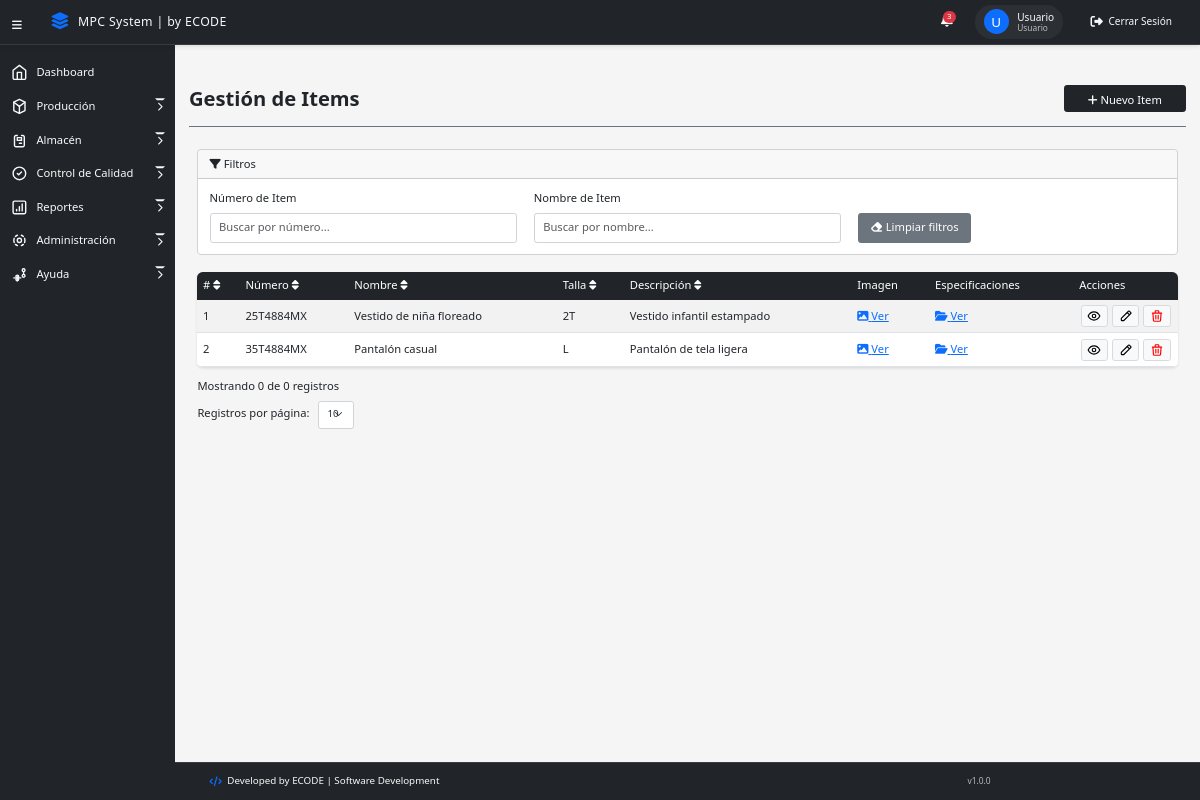
/views/items.php (signed in), run on an earlier commit of the app's database.
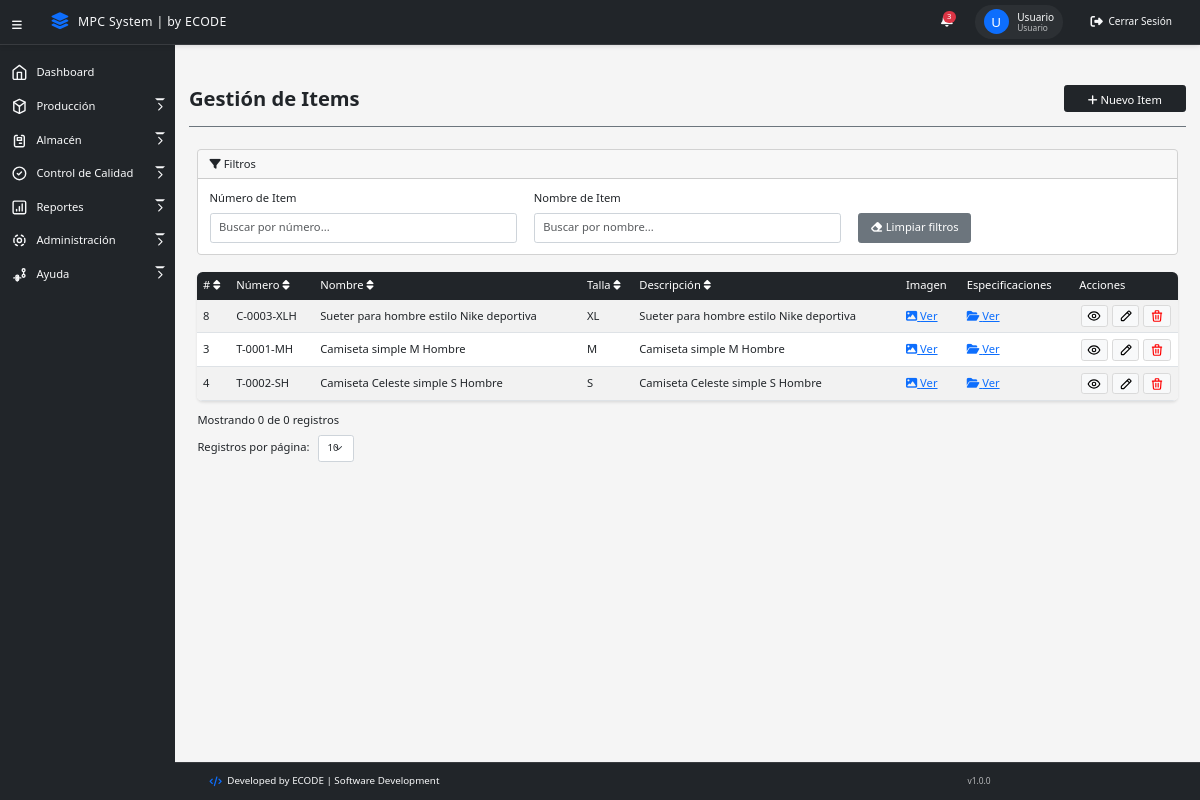
And on a later commit of the database.
### tables this page shows
CREATE TABLE `items` (
  `id` int(11) NOT NULL,
  `item_numero` varchar(50) NOT NULL,
  `item_nombre` varchar(100) NOT NULL,
  `item_descripcion` text DEFAULT NULL,
  `item_talla` varchar(10) DEFAULT NULL,
  `item_img` text DEFAULT NULL,
  `item_dir_specs` varchar(255) DEFAULT NULL
);

### controllers/ItemController.php (called while the page is built, shortened)
<?php
require_once __DIR__ . '/../models/Item.php';
require_once __DIR__ . '/../config/Database.php';
class ItemController {
    private $item;
    public function __construct() {
        $database = new Database();
        $this->conn = $database->getConnection();
        $this->item = new Item($this->conn);
    }
    public function getAllItems() {
        try {
            return $this->item->getAll();
        } catch (Exception $e) {
            error_log("Error en getAllItems: " . $e->getMessage());
            return [];
        }
    }
}

### config/database.php (called while the page is built, shortened)
<?php
class Database {
    private $host = "localhost";
    private $database_name = "minlex_elsalvador";
    private $username = "root";
    private $password = "";
    private $port = 3306;
    public function getConnection() {
        $this->conn = null;
        try {
            try {
                $this->conn = new PDO(
                    "mysql:unix_socket=/opt/lampp/var/mysql/mysql.sock;dbname=" . $this->database_name,
                    $this->username,
                    $this->password
                );
            } catch (PDOException $e) {
                $this->conn = new PDO(
                    "mysql:host=" . $this->host . ";port=" . $this->port . ";dbname=" . $this->database_name,
                    $this->username,
                    $this->password
                );
            }
            $this->conn->setAttribute(PDO::ATTR_ERRMODE, PDO::ERRMODE_EXCEPTION);
            $this->conn->setAttribute(PDO::ATTR_DEFAULT_FETCH_MODE, PDO::FETCH_ASSOC);
            $this->conn->exec("SET NAMES utf8");
            return $this->conn;
        } catch (PDOException $exception) {
            error_log("Error de conexión a la base de datos: " . $exception->getMessage());
            throw new Exception("Error de conexión a la base de datos. Por favor verifica que XAMPP esté corriendo.");
        }
    }
}
?>

### models/Item.php (called while the page is built, shortened)
<?php
require_once __DIR__ . '/../config/Database.php';
class Item {
    private $conn;
    private $table_name = "items";
    public function __construct($db) {
        $this->conn = $db;
        $this->conn->setAttribute(PDO::ATTR_ERRMODE, PDO::ERRMODE_EXCEPTION);
    }
    public function getAll() {
        try {
            $query = "SELECT * FROM " . $this->table_name . " ORDER BY item_numero ASC";
            $stmt = $this->conn->prepare($query);
            $stmt->execute();
            return $stmt->fetchAll(PDO::FETCH_ASSOC);
        } catch (PDOException $e) {
            error_log("Error en Item::getAll: " . $e->getMessage());
            throw new Exception("Error al obtener los items", 0, $e);
        }
    }
}

### views/items.php (the view, shortened to what this page needs)
<?php
require_once '../controllers/ItemController.php';
$itemController = new ItemController();
$itemNumero = isset($_GET['item_numero']) ? $_GET['item_numero'] : '';
$itemNombre = isset($_GET['item_nombre']) ? $_GET['item_nombre'] : '';
$pageTitle = "Gestión de Items";
?>
<!DOCTYPE html>
<html lang="es">
<head>
    <link href="https://cdn.jsdelivr.net/npm/bootstrap@5.3.0/dist/css/bootstrap.min.css" rel="stylesheet">
    <link rel="stylesheet" href="https://cdnjs.cloudflare.com/ajax/libs/font-awesome/6.5.1/css/all.min.css">
    <link rel="stylesheet" href="../css/style_main.css">
</head>
<body>
    <?php include '../components/menu_lateral.php'; ?>
    <main>
        <div class="titulo-vista">
            <h1><strong><?php echo $pageTitle; ?></strong></h1>
            <button type="button" class="btn btn-dark" data-bs-toggle="modal" data-bs-target="#itemModal">
                <i class="fas fa-plus"></i> Nuevo Item
            </button>
        </div>
        <div class="container-fluid">
            <div class="card mb-4">
                <div class="card-header">
                    <i class="fas fa-filter"></i> Filtros
                </div>
                <div class="card-body">
                    <div class="row align-items-end">
                        <div class="col-md-4">
                            <label for="item_numero" class="form-label">Número de Item</label>
                            <input type="text" class="form-control filtro" id="item_numero" name="item_numero" value="<?php echo htmlspecialchars($itemNumero); ?>" placeholder="Buscar por número...">
                        </div>
                        <div class="col-md-4">
                            <label for="item_nombre" class="form-label">Nombre de Item</label>
                            <input type="text" class="form-control filtro" id="item_nombre" name="item_nombre" value="<?php echo htmlspecialchars($itemNombre); ?>" placeholder="Buscar por nombre...">
                        </div>
                        <div class="col-md-4">
                            <button class="btn btn-secondary" id="limpiar-filtros">
                                <i class="fas fa-eraser"></i> Limpiar filtros
                            </button>
                        </div>
                    </div>
                </div>
            </div>
            <div class="table-responsive">
                <table class="table table-striped table-hover" id="tabla-items">
                    <thead>
                        <tr>
                            <th class="sortable" data-column="id"># <i class="fas fa-sort"></i></th>
                            <th class="sortable" data-column="numero">Número <i class="fas fa-sort"></i></th>
                            <th class="sortable" data-column="nombre">Nombre <i class="fas fa-sort"></i></th>
                            <th class="sortable" data-column="talla">Talla <i class="fas fa-sort"></i></th>
                            <th class="sortable" data-column="descripcion">Descripción <i class="fas fa-sort"></i></th>
                            <th>Imagen</th>
                            <th>Especificaciones</th>
                            <th>Acciones</th>
                        </tr>
                    </thead>
                    <tbody>
                        <?php
                        $items = [];
                        if (!empty($itemNumero) || !empty($itemNombre)) {
                            $items = $itemController->searchItems($itemNumero, $itemNombre);
                        } else {
                            $items = $itemController->getAllItems();
                        }
                        if (empty($items)) {
                            echo '<tr><td colspan="8" class="text-center">No se encontraron items</td></tr>';
                        } else {
                            foreach ($items as $item) {
                                echo '<tr>';
                                echo '<td>' . htmlspecialchars($item['id']) . '</td>';
                                echo '<td>' . htmlspecialchars($item['item_numero']) . '</td>';
                                echo '<td>' . htmlspecialchars($item['item_nombre']) . '</td>';
                                echo '<td>' . htmlspecialchars($item['item_talla'] ?? 'N/A') . '</td>';
                                echo '<td>' . htmlspecialchars(substr($item['item_descripcion'] ?? 'Sin descripción', 0, 50)) . (strlen($item['item_descripcion'] ?? '') > 50 ? '...' : '') . '</td>';
                                echo '<td>' . (empty($item['item_img']) ? 'No disponible' : '<a href="..' . htmlspecialchars($item['item_img']) . '" target="_blank"><i class="fas fa-image"></i> Ver</a>') . '</td>';
                                echo '<td>' . (empty($item['item_dir_specs']) ? 'No disponible' : '<a href="specs_viewer.php?dir=' . urlencode(str_replace('/uploads/specs/', '', $item['item_dir_specs'])) . '" target="_blank"><i class="fas fa-folder-open"></i> Ver</a>') . '</td>';
                                echo '<td>';
                                echo '<button type="button" class="btn btn-light view-item me-1" data-id="' . $item['id'] . '" data-bs-toggle="modal" data-bs-target="#itemDetailModal">';
                                echo '</button>';
                                echo '<button type="button" class="btn btn-light edit-item me-1" data-id="' . $item['id'] . '" data-bs-toggle="modal" data-bs-target="#itemModal">';
                                echo '</button>';
                                echo '<button type="button" class="btn btn-light delete-item" data-id="' . $item['id'] . '" data-numero="' . htmlspecialchars($item['item_numero']) . '" data-bs-toggle="modal" data-bs-target="#deleteItemModal">';
                                echo '</button>';
                                echo '</td>';
                                echo '</tr>';
                            }
                        }
                        ?>
                    </tbody>
                </table>
            </div>
            <div class="row mt-3">
                <div class="col-md-6">
                    <div class="registros-info">
                        Mostrando <span id="registros-mostrados">0</span> de <span id="registros-totales">0</span> registros
                    </div>
                </div>
                <div class="col-md-6">
                </div>
                <div class="col-md-6 mt-2">
                    <div class="form-group">
                        <label for="registros-por-pagina" class="form-label">Registros por página:</label>
                        <select class="form-select form-select-sm w-auto d-inline-block ms-2" id="registros-por-pagina">
                            <option value="10">10</option>
                        </select>
                    </div>
                </div>
            </div>
        </div>
    </main>
    <?php include '../components/footer.php'; ?>
</body>
</html>

### components/menu_lateral.php (shortened to what this page needs)
<?php
$nombreCompleto = $_SESSION['user']['nombre_completo'] ?? 'Usuario';
$inicial = strtoupper(substr($nombreCompleto, 0, 1));
$rol = $_SESSION['user']['rol_nombre'] ?? 'Usuario';
?>
<link rel="stylesheet" href="../css/style_menu.css">
<div class="barra_superior">
    <div class="brand">
        <i class="fas fa-layer-group"></i>
        <span>MPC System | by ECODE</span>
    </div>
    <div class="link_login">
        <div class="notifications">
            <div class="notifications-badge">3</div>
        </div>
        <div class="user-profile">
            <div class="user-avatar">
                <?php echo htmlspecialchars($inicial); ?>
            </div>
            <div class="user-info">
                <div class="user-name"><?php echo htmlspecialchars($nombreCompleto); ?></div>
                <div class="user-role"><?php echo htmlspecialchars($rol); ?></div>
            </div>
        </div>
        <a href="#" class="logout-btn" data-bs-toggle="modal" data-bs-target="#logoutModal">
            <i class="fas fa-sign-out-alt"></i>
            <span>Cerrar Sesión</span>
        </a>
    </div>
</div>
<button id="menuToggle" class="menu-toggle-btn">
    <i class="fas fa-bars"></i>
</button>
<nav id="menuLateral" class="menu-lateral">
    <ul class="list-group">
        <a href="../views/home.php">
            <li>
                <span>Dashboard</span>
            </li>
        </a>
        <a href="#" class="dropdown-toggle" data-bs-toggle="collapse" data-bs-target="#subMenuProduccion">
            <li>
                <span>Producción</span>
            </li>
        </a>
        <a href="#" class="dropdown-toggle" data-bs-toggle="collapse" data-bs-target="#subMenuAlmacen">
            <li>
                <span>Almacén</span>
            </li>
        </a>
        <a href="#" class="dropdown-toggle" data-bs-toggle="collapse" data-bs-target="#subMenuCalidad">
            <li>
                <span>Control de Calidad</span>
            </li>
        </a>
        <a href="#" class="dropdown-toggle" data-bs-toggle="collapse" data-bs-target="#subMenuReportes">
            <li>
                <span>Reportes</span>
            </li>
        </a>
        <a href="#" class="dropdown-toggle" data-bs-toggle="collapse" data-bs-target="#subMenuAdmin">
            <li>
                <span>Administración</span>
            </li>
        </a>
        <a href="#" class="dropdown-toggle" data-bs-toggle="collapse" data-bs-target="#subMenuAyuda">
            <li>
                <span>Ayuda</span>
            </li>
        </a>
    </ul>
</nav>

### components/footer.php
<footer class="footer">
    <div class="container">
        <div class="footer-content">
            <span class="footer-text">
                <i class="fas fa-code"></i>
                Developed by ECODE | Software Development
            </span>
            <span class="footer-version">v1.0.0</span>
        </div>
    </div>
</footer>

### css/style_main.css (style rules this page uses)
:root { --sidebar-width: 250px; --header-height: 60px; --primary-color: #212529; --secondary-color: #6c757d; --success-color: #198754; --warning-color: #ffc107; --danger-color: #dc3545; --light-color: #f8f9fa; --dark-color: #212529; }
.sortable { cursor: pointer; }
body { min-height: 100vh; zoom: 0.7; margin: 0; margin-top: 57.59px; background-color: #f5f5f5; font-family: 'Segoe UI', Tahoma, Geneva, Verdana, sans-serif; }
main { margin-left: var(--sidebar-width); padding: 20px; min-height: calc(100vh - var(--header-height)); margin-bottom: 60px; }
.titulo-vista { display: flex; justify-content: space-between; align-items: center; margin-bottom: 2rem; padding-bottom: 1rem; border-bottom: 2px solid var(--secondary-color); }
.titulo-vista h1 { margin: 0; font-size: 1.8rem; color: var(--primary-color); }
.table-responsive { margin-top: 1rem; background-color: white; border-radius: 8px; box-shadow: 0 2px 4px rgba(0, 0, 0, 0.1); margin-bottom: 1rem; -webkit-overflow-scrolling: touch; }
.table { margin-bottom: 0; }
.table thead th { background-color: var(--primary-color); color: white; border: none; padding: 0.5rem; font-weight: 500; vertical-align: middle; }
.table tbody td { padding: 0.5rem; vertical-align: middle; }
.table-striped tbody tr:nth-of-type(odd) { background-color: rgba(0, 0, 0, 0.02); }
.table .btn { padding: 4px; margin: 0 2px; line-height: 1; }
.table .btn svg { width: 20px; height: 20px; }
.table th:last-child, .table td:last-child { width: 100px; white-space: nowrap; }
.table td, .table th { padding: 0.5rem; vertical-align: middle; }
.table .btn { padding: 4px 8px; margin: 0 2px; }
.form-label { font-weight: 500; color: var(--dark-color); }
.form-control, .form-select { border-radius: 4px; border: 1px solid #ced4da; padding: 8px 12px; }
.btn { font-weight: 500; padding: 8px 16px; border-radius: 4px; transition: all 0.2s; }
.btn-dark { background-color: var(--primary-color); border-color: var(--primary-color); }
.btn-light { border: 1px solid #dadada; }
.footer { position: fixed; bottom: 0; left: 0; right: 0; background: var(--primary-color); color: #f8f9fa; padding: 1rem 0; font-size: 0.875rem; z-index: 1000; border-top: 1px solid rgba(255, 255, 255, 0.1); }
.footer-content { display: flex; justify-content: space-between; align-items: center; }
.footer-text { display: flex; align-items: center; gap: 8px; }
.footer-text i { color: #0d6efd; }
.footer-version { opacity: 0.7; font-size: 0.75rem; }

What changed in the data, as far as the page shows it:
removed items: id "1", item_numero "25T4884MX", item_nombre "Vestido de niña floreado", item_talla "2T", item_descripcion "Vestido infantil estampado"
removed items: id "2", item_numero "35T4884MX", item_nombre "Pantalón casual", item_talla "L", item_descripcion "Pantalón de tela ligera"
added items: id "8", item_numero "C-0003-XLH", item_nombre "Sueter para hombre estilo Nike deportiva", item_talla "XL", item_descripcion "Sueter para hombre estilo Nike deportiva"
added items: id "3", item_numero "T-0001-MH", item_nombre "Camiseta simple M Hombre", item_talla "M", item_descripcion "Camiseta simple M Hombre"
added items: id "4", item_numero "T-0002-SH", item_nombre "Camiseta Celeste simple S Hombre", item_talla "S", item_descripcion "Camiseta Celeste simple S Hombre"
